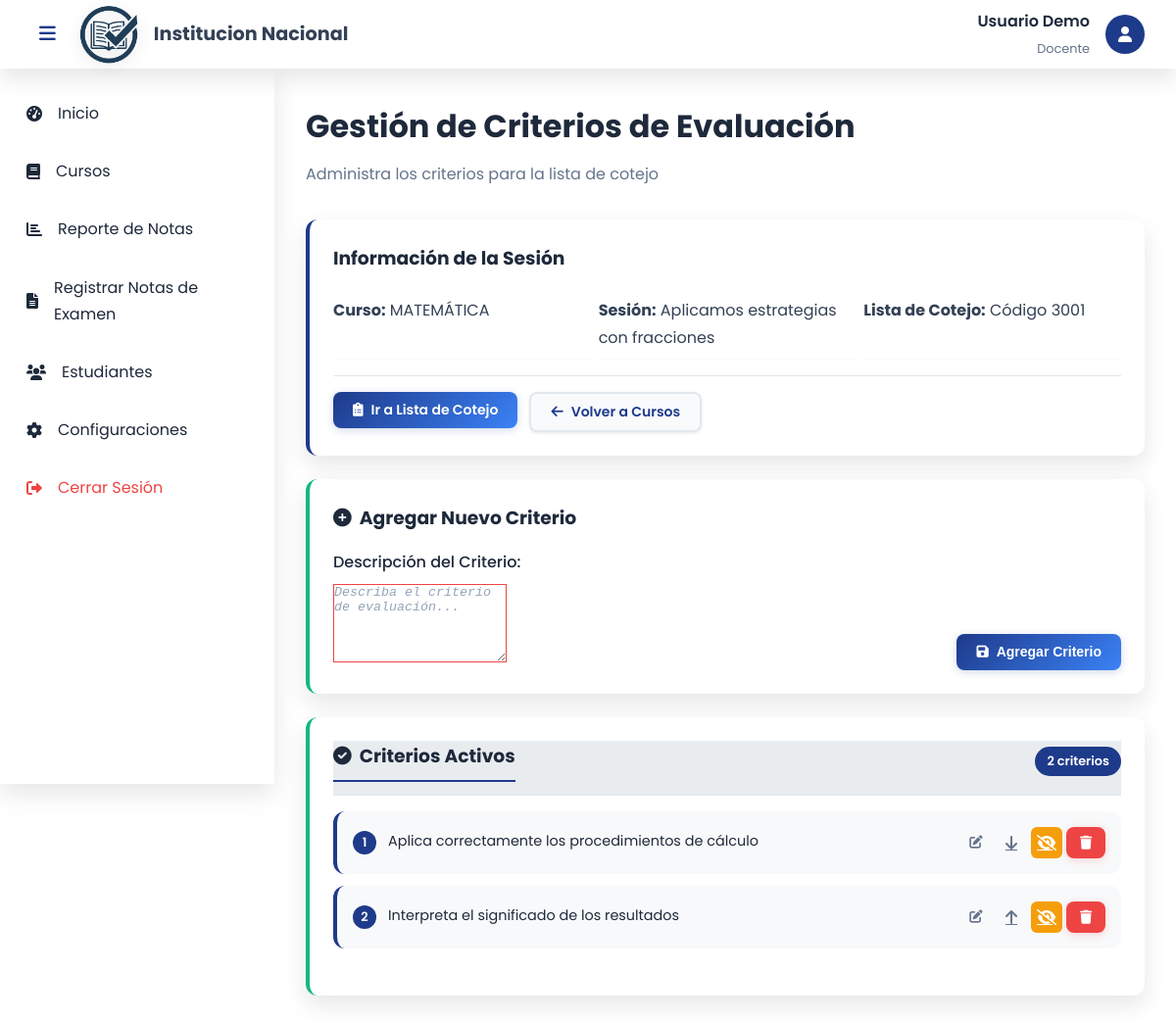
Page /gestion_criterios.php?sesion=2001 (signed in) on the committed database.
### tables this page shows
CREATE TABLE `sesion_de_aprendizaje` (
  `codigo_sesion` int(6) NOT NULL,
  `fecha` date DEFAULT NULL,
  `duracion` int(11) DEFAULT NULL,
  `titulo` varchar(150) DEFAULT NULL,
  `evidencia_aprendizaje` varchar(150) DEFAULT NULL,
  `codigo_curso` int(6) DEFAULT NULL,
  `id_grado_seccion` int(11) DEFAULT NULL
);

CREATE TABLE `curso` (
  `codigo_curso` int(6) NOT NULL,
  `nombre` varchar(100) DEFAULT NULL,
  `DNIdocente` varchar(8) DEFAULT NULL
);

CREATE TABLE `lista_de_cotejo` (
  `codigo_listacot` int(6) NOT NULL,
  `proposito` varchar(150) DEFAULT NULL,
  `codigo_sesion` int(6) DEFAULT NULL,
  `id_grado_seccion` int(11) DEFAULT NULL
);

CREATE TABLE `criterio` (
  `id_criterio` int(11) NOT NULL,
  `descripcion` varchar(150) DEFAULT NULL,
  `codigo_listacot` int(6) DEFAULT NULL,
  `activo` tinyint(1) DEFAULT 1,
  `orden` int(11) DEFAULT 0
);

### gestion_criterios.php (the view, shortened to what this page needs)
<?php
include 'includes/database.php';
$sesion_seleccionada = isset($_GET['sesion']) ? $_GET['sesion'] : null;
$codigo_listacot = isset($_GET['lista']) ? $_GET['lista'] : null;
if($sesion_seleccionada) {
    $stmt = $pdo->prepare("SELECT sa.*, c.nombre as curso_nombre, lc.codigo_listacot
                          FROM sesion_de_aprendizaje sa
                          JOIN curso c ON sa.codigo_curso = c.codigo_curso
                          LEFT JOIN lista_de_cotejo lc ON sa.codigo_sesion = lc.codigo_sesion
                          WHERE sa.codigo_sesion = ?");
    $stmt->execute([$sesion_seleccionada]);
    $sesion_info = $stmt->fetch();
    $codigo_listacot = $sesion_info['codigo_listacot'];
}
$stmt = $pdo->prepare("SELECT * FROM criterio WHERE codigo_listacot = ? AND activo = TRUE ORDER BY orden, id_criterio");
$stmt->execute([$codigo_listacot]);
$criterios_activos = $stmt->fetchAll();
?>
<!DOCTYPE html>
<html lang="es">
<head>
    <link rel="stylesheet" href="css/style.css">
    <link rel="stylesheet" href="https://cdnjs.cloudflare.com/ajax/libs/font-awesome/6.0.0/css/all.min.css">
</head>
<body>
    <?php include 'includes/header.php'; ?>
    <div class="main-container">
        <?php include 'includes/sidebar.php'; ?>
        <main class="main-content">
            <div class="page-header">
                <h1>Gestión de Criterios de Evaluación</h1>
                <p>Administra los criterios para la lista de cotejo</p>
            </div>
            <div class="criteria-management">
                <div class="session-info-card">
                    <h3>Información de la Sesión</h3>
                    <div class="session-details">
                        <p><strong>Curso:</strong> <?php echo $sesion_info['curso_nombre']; ?></p>
                        <p><strong>Sesión:</strong> <?php echo $sesion_info['titulo']; ?></p>
                        <p><strong>Lista de Cotejo:</strong> Código <?php echo $codigo_listacot; ?></p>
                    </div>
                    <div class="session-actions">
                        <a href="lista_cotejo.php?sesion=<?php echo $sesion_seleccionada; ?>" class="btn-primary">
                            <i class="fas fa-clipboard-list"></i> Ir a Lista de Cotejo
                        </a>
                        <a href="cursos.php" class="btn-secondary">
                            <i class="fas fa-arrow-left"></i> Volver a Cursos
                        </a>
                    </div>
                </div>
                <div class="add-criteria-card">
                    <h3><i class="fas fa-plus-circle"></i> Agregar Nuevo Criterio</h3>
                    <form method="POST" class="add-criteria-form">
                        <div class="form-group">
                            <label for="descripcion">Descripción del Criterio:</label>
                            <textarea id="descripcion" name="descripcion" rows="2" required
                                      placeholder="Describa el criterio de evaluación..."></textarea>
                        </div>
                        <div class="form-actions">
                            <button type="submit" class="btn-primary">
                                <i class="fas fa-save"></i> Agregar Criterio
                            </button>
                        </div>
                    </form>
                </div>
                <div class="criteria-section active-criteria">
                    <div class="section-header">
                        <h3><i class="fas fa-check-circle"></i> Criterios Activos</h3>
                        <span class="badge"><?php echo count($criterios_activos); ?> criterios</span>
                    </div>
                    <?php if(count($criterios_activos) > 0): ?>
                        <div class="criteria-list">
                            <?php foreach($criterios_activos as $criterio): ?>
                            <div class="criterion-item" data-id="<?php echo $criterio['id_criterio']; ?>">
                                <div class="criterion-content">
                                    <span class="criterion-number"><?php echo $criterio['orden']; ?></span>
                                    <span class="criterion-text"><?php echo $criterio['descripcion']; ?></span>
                                </div>
                                <div class="criterion-actions">
                                    <button class="btn-icon-small btn-edit"
                                            onclick="openEditModal(<?php echo $criterio['id_criterio']; ?>, '<?php echo htmlspecialchars($criterio['descripcion']); ?>', <?php echo $criterio['orden']; ?>)"
                                            title="Editar criterio">
                                        <i class="fas fa-edit"></i>
                                    </button>
                                    <?php if($criterio['orden'] > 1): ?>
                                    <a href="?sesion=<?php echo $sesion_seleccionada; ?>&accion=subir&id=<?php echo $criterio['id_criterio']; ?>"
                                       class="btn-icon-small" title="Mover arriba">
                                        <i class="fas fa-arrow-up"></i>
                                    </a>
                                    <?php endif; ?>
                                    <?php if($criterio['orden'] < count($criterios_activos)): ?>
                                    <a href="?sesion=<?php echo $sesion_seleccionada; ?>&accion=bajar&id=<?php echo $criterio['id_criterio']; ?>"
                                       class="btn-icon-small" title="Mover abajo">
                                        <i class="fas fa-arrow-down"></i>
                                    </a>
                                    <?php endif; ?>
                                    <a href="?sesion=<?php echo $sesion_seleccionada; ?>&accion=desactivar&id=<?php echo $criterio['id_criterio']; ?>"
                                       class="btn-icon-small btn-warning" title="Desactivar criterio">
                                        <i class="fas fa-eye-slash"></i>
                                    </a>
                                    <a href="?sesion=<?php echo $sesion_seleccionada; ?>&accion=eliminar&id=<?php echo $criterio['id_criterio']; ?>"
                                       class="btn-icon-small btn-danger"
                                       onclick="return confirm('¿Está seguro de que desea eliminar este criterio?')"
                                       title="Eliminar criterio">
                                        <i class="fas fa-trash"></i>
                                    </a>
                                </div>
                            </div>
                            <?php endforeach; ?>
                        </div>
                    <?php endif; ?>
                </div>
            </div>
        </main>
    </div>
</body>
</html>

### rows in the picture
sesion_de_aprendizaje: codigo_curso.nombre "MATEMÁTICA", titulo "Aplicamos estrategias con fracciones", lista_de_cotejo.codigo_listacot "3001"
criterio: orden "1", descripcion "Aplica correctamente los procedimientos de cálculo"
criterio: orden "2", descripcion "Interpreta el significado de los resultados"

### other values in the picture
$_SESSION['docente_nombres'] "Usuario"
$_SESSION['docente_apellidos'] "Demo"
count($criterios_activos) "2"
